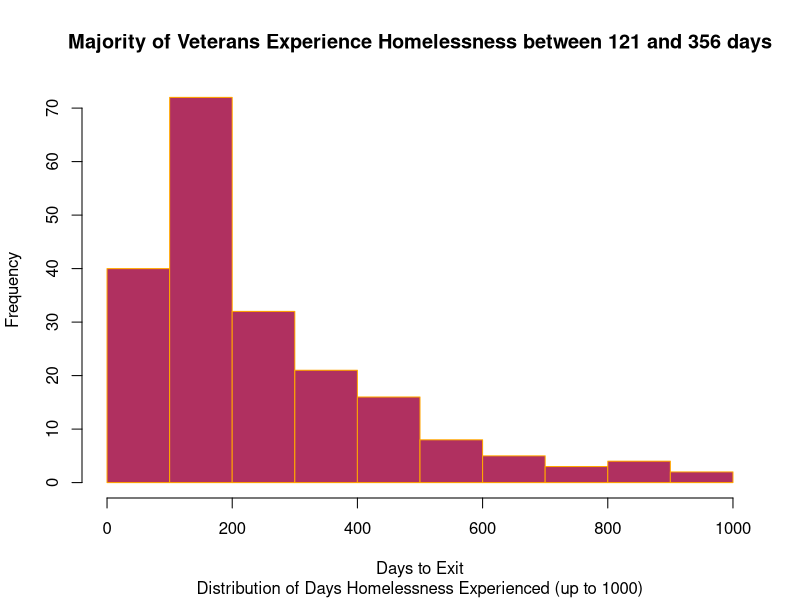
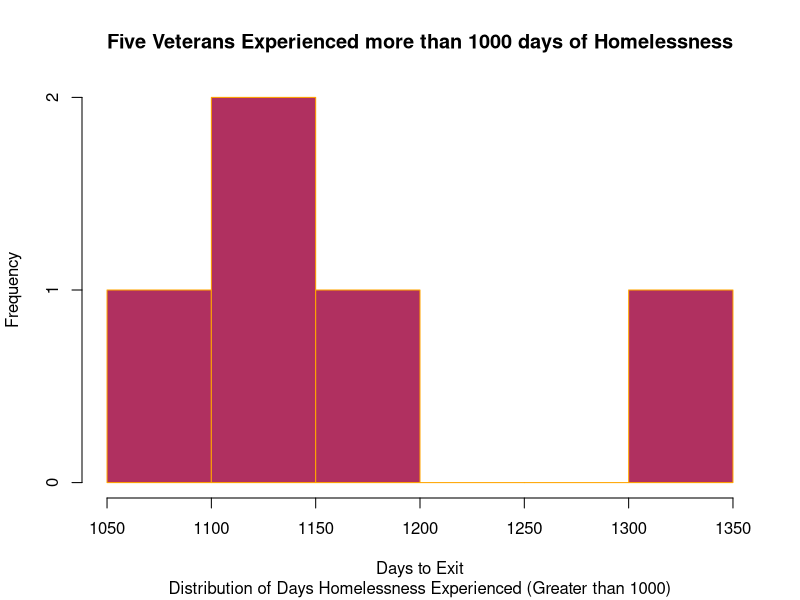
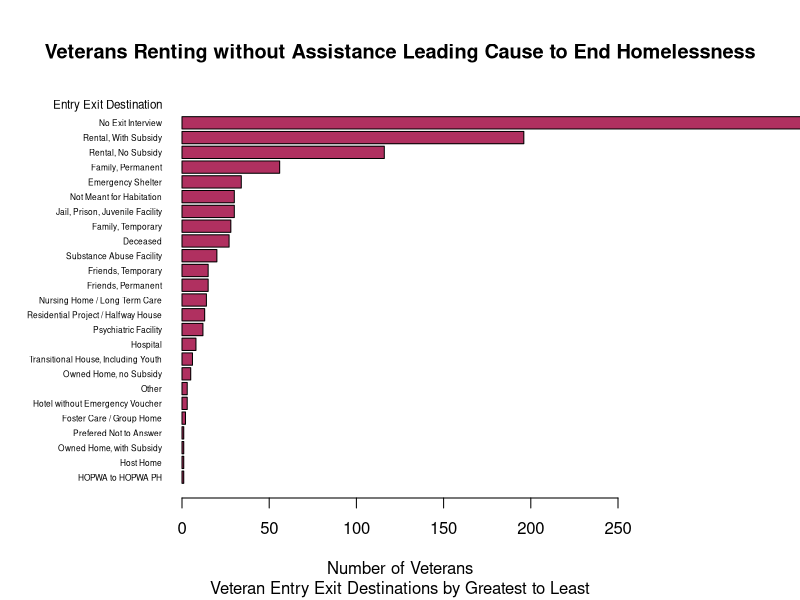
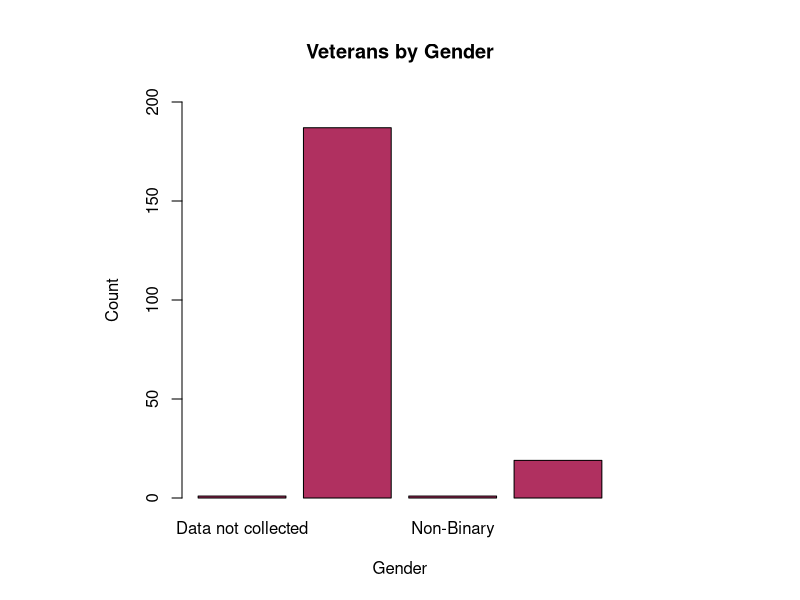

The R script that drew these images, in order: (Note: this script raises an error after producing the figures.)
## ---- chunk 1
knitr::opts_chunk$set(echo = TRUE)
## ---- chunk 2
destdat = read.csv("destination_data20231122.csv")
hist(destdat$Days.to.Exit.Destination[destdat$Veteran == "Yes (HUD)" & destdat$Days.to.Exit.Destination <= 1000],
     main = "Majority of Veterans Experience Homelessness between 121 and 356 days",
     sub = "Distribution of Days Homelessness Experienced (up to 1000)",
     xlab = "Days to Exit",
     col = "maroon",
     border = "orange")
## ---- chunk 3
hist(destdat$Days.to.Exit.Destination[destdat$Veteran == "Yes (HUD)" & destdat$Days.to.Exit.Destination >= 1000],
     main = "Five Veterans Experienced more than 1000 days of Homelessness",
     sub = "Distribution of Days Homelessness Experienced (Greater than 1000)",
     xlab = "Days to Exit",
     col = "maroon",
     border = "orange")
## ---- chunk 4
veterandestcounts = table(destdat$Entry.Exit.Destination[destdat$Veteran == "Yes (HUD)"])
orderedcounts = veterandestcounts[order(veterandestcounts)]

destmapping <- c(
  "No exit interview completed (HUD)" = "No Exit Interview",
  "Rental by client, no ongoing housing subsidy (HUD)" = "Rental, No Subsidy",
  "Rental by client, with ongoing housing subsidy (HUD)" = "Rental, With Subsidy", 
  "Staying or living with family, permanent tenure (HUD)" = "Family, Permanent",
  "Staying or living with family, temporary tenure (e.g., room, apartment, or house) (HUD)" = "Family, Temporary",
  "Substance abuse treatment facility or detox center (HUD)" = "Substance Abuse Facility",
  "Staying or living with friends, temporary tenure (e.g., room, apartment, or house) (HUD)" = "Friends, Temporary",
  "Jail, prison, or juvenile detention facility (HUD)" = "Jail, Prison, Juvenile Facility",
  "Staying or living with friends, permanent tenure (HUD)" = "Friends, Permanent",
  "Transitional housing for homeless persons (including homeless youth) (HUD)" = "Transitional House, Including Youth",
  "Place not meant for habitation (e.g., a vehicle, an abandoned building, bus/train/subway station/airport or anywhere outside) (HUD)" = "Not Meant for Habitation",
  "Residential project or halfway house with no homeless criteria (HUD)" = "Residential Project / Halfway House",
  "Emergency shelter, including hotel or motel paid for with emergency shelter voucher, Host Home shelter (HUD)" = "Emergency Shelter",
  "Psychiatric hospital or other psychiatric facility (HUD)" = "Psychiatric Facility",
  "Deceased (HUD)" = "Deceased",
  "Long-term care facility or nursing home (HUD)" = "Nursing Home / Long Term Care",
  "Hospital or other residential non-psychiatric medical facility (HUD)" = "Hospital",
  "Other (HUD)" = "Other",
  "Client prefers not to answer (HUD)" = "Prefered Not to Answer",
  "Moved from one HOPWA funded project to HOPWA PH (HUD)" = "HOPWA to HOPWA PH",
  "Hotel or motel paid for without emergency shelter voucher (HUD)" = "Hotel without Emergency Voucher",
  "Foster care home or foster care group home (HUD)" = "Foster Care / Group Home",
  "Owned by client, no ongoing housing subsidy (HUD)" = "Owned Home, no Subsidy",
  "Host Home (non-crisis) (HUD)" = "Host Home",
  "Owned by client, with ongoing housing subsidy (HUD)" = "Owned Home, with Subsidy"
)

destdat$ShortEntryExitDestination = destmapping[destdat$Entry.Exit.Destination]
uniqueshortdestinations = unique(destdat$ShortEntryExitDestination)
shortdestcounts = table(destdat$ShortEntryExitDestination)
neworderedcounts = shortdestcounts[order(shortdestcounts)]

par(mar = c(5, 9, 5, 9) + 0.1)
barplot(neworderedcounts,
        names.arg = names(neworderedcounts),
        main = "Veterans Renting without Assistance Leading Cause to End Homelessness",
        sub = "Veteran Entry Exit Destinations by Greatest to Least",
        xlab = "Number of Veterans",
        ylab = "",
        col = "maroon",
        horiz = TRUE,
        las = 1,
        cex.names = 0.5,
        xlim = c(0, 250))
mtext("Entry Exit Destination", side = 2, line = 1, at = 31, las = 1, cex = 0.7)
## ---- chunk 5
gentabledat = table(destdat$Gender[destdat$Veteran == "Yes (HUD)"])

barplot(gentabledat, 
        col = "maroon", 
        main = "Veterans by Gender",
        xlab = "Gender", 
        ylab = "Count", 
        ylim = c(0,200))
text(rep(seq_along(table_data), each = 1), table_data + 5, labels = table_data, pos = 3, col = "black", cex = 0.8)
